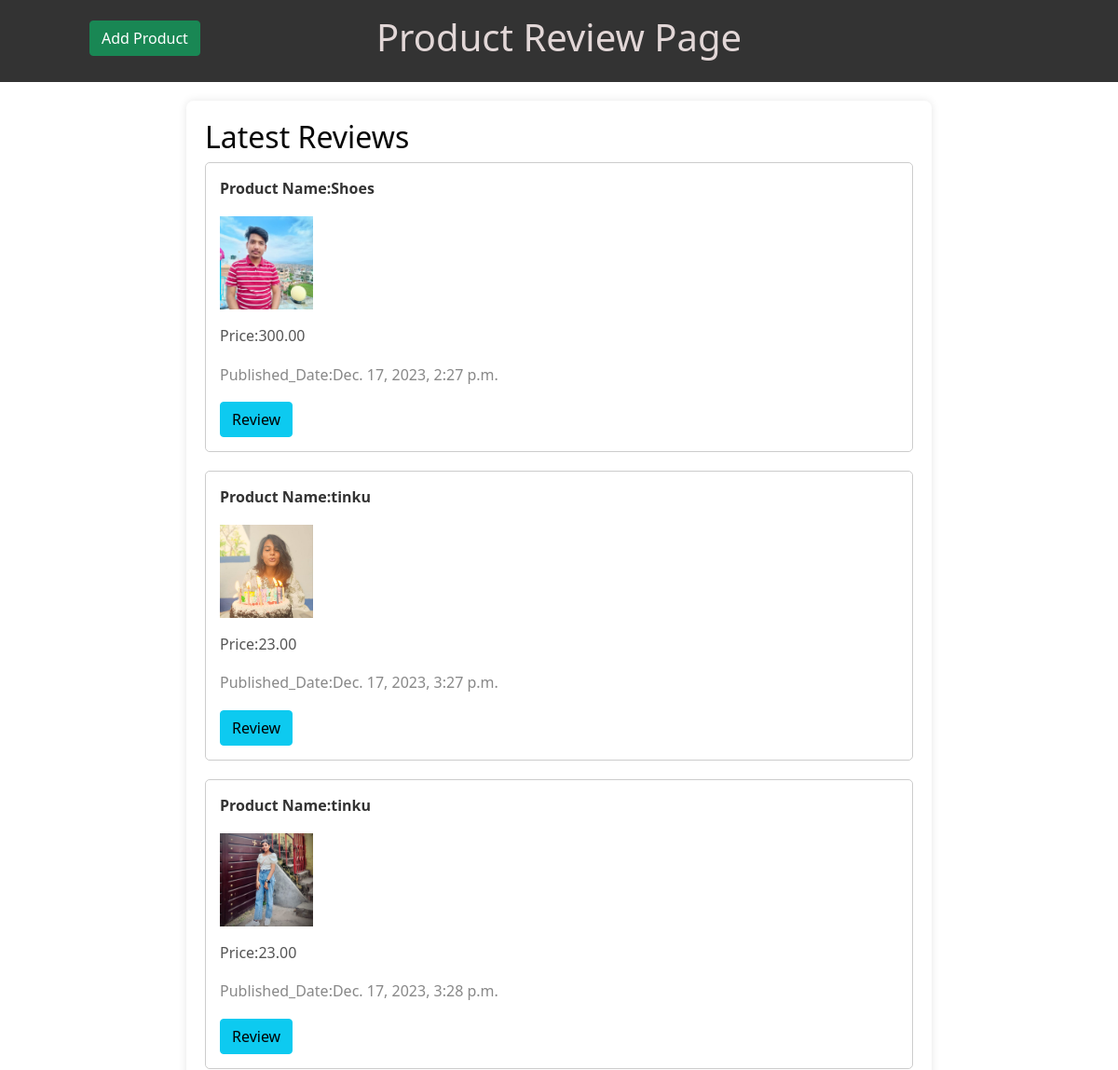
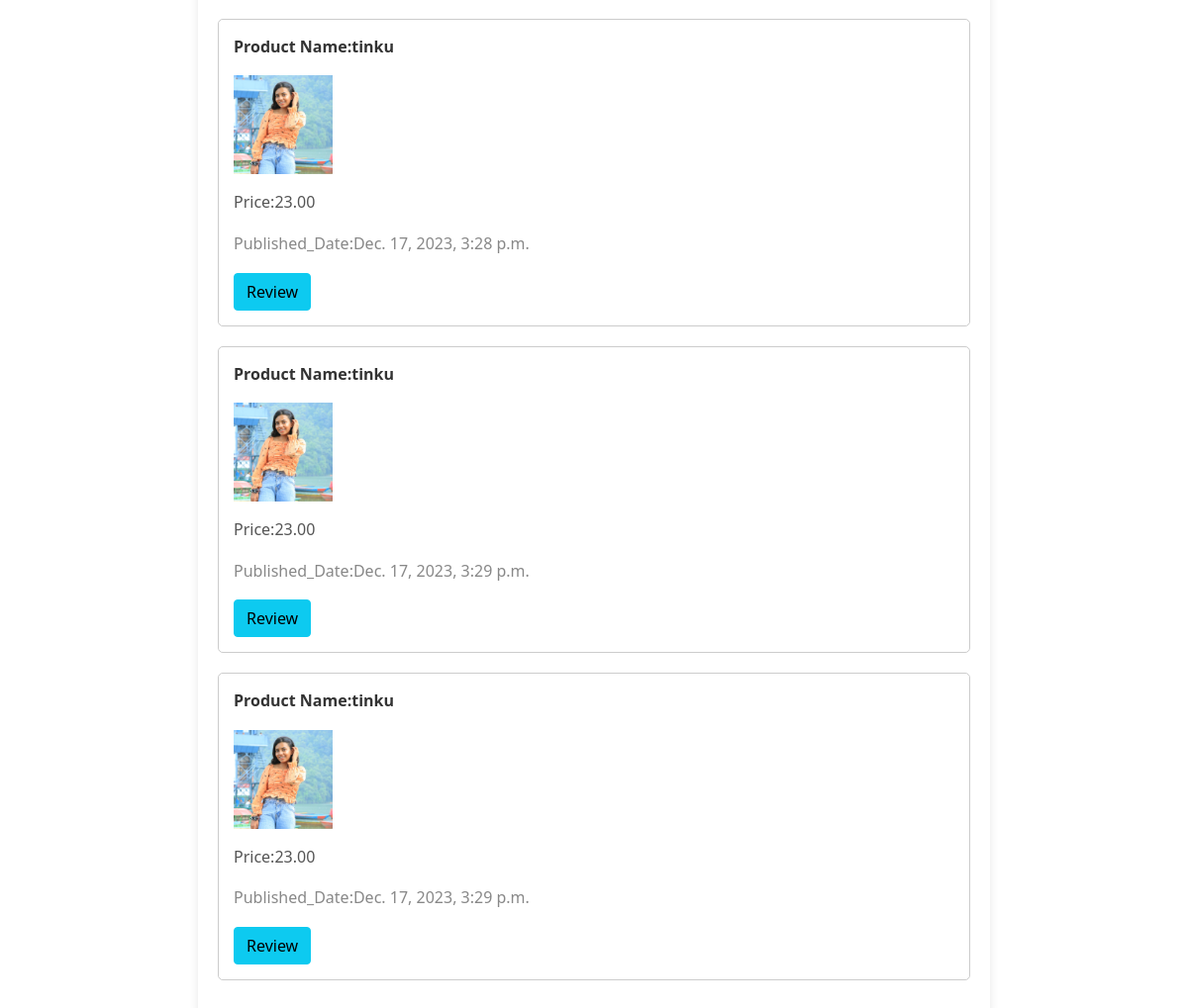
/product/, run on an earlier commit of the app's database (2 pictures, top to bottom).
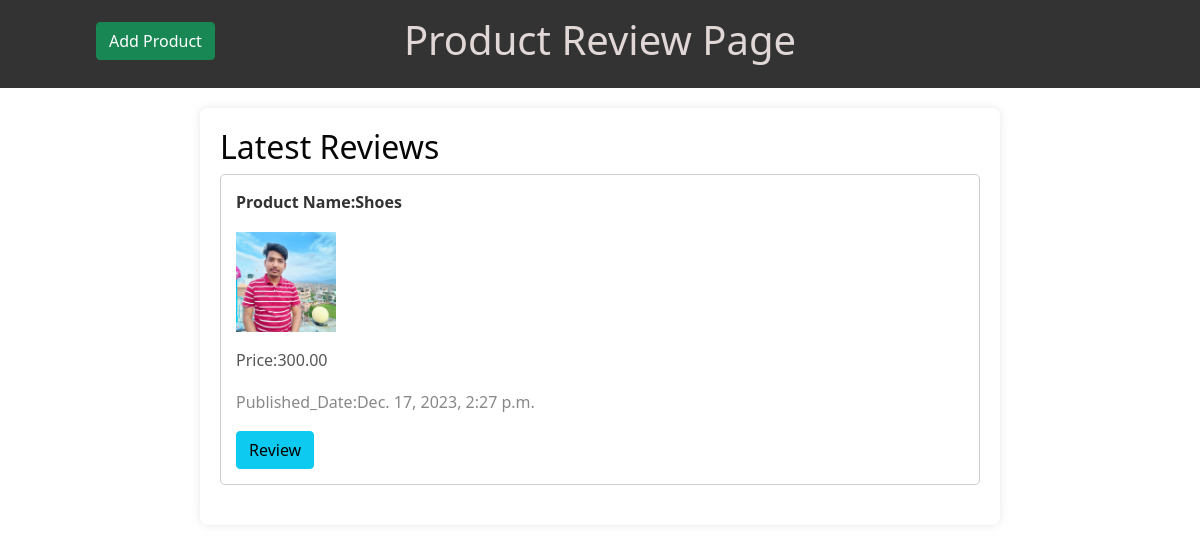
And on a later commit of the database.
### Product_app/models.py (models this page shows, shortened)
class Product(models.Model):
    name=models.CharField(max_length=255)
    price=models.DecimalField(max_digits=5,decimal_places=2)
    desc=models.TextField()
    img=models.ImageField(upload_to='Product_img/')
    created=models.DateTimeField(auto_now_add=True)
    updated=models.DateTimeField(auto_now=True)

### Product_app/views.py (the view)
# urls.py: path('',Product_View,name='Product_View'),
def Product_View(request):
    products=Product.objects.all()
    return render(request,'home.html',{'data':products})

### Product_app/templates/home.html (shortened to what this page needs)
{% extends "base.html" %}
{% block content %}
<header>
    <h1>Product Review Page</h1>
    <a href="{% url "add_product" %}"><button type="button" class="btn btn-success buttonmain">Add Product</button></a>
</header>
<main>
    <h2>Latest Reviews</h2>
{% for p in data %}
    <div class="review">
        <p class="review-author">Product Name:{{p.name}}</p>
        <p class="review-date"><img src={{p.img.url}} height=100px width=100px></p>
        <div class="review-content">
            <p>Price:{{p.price}}</p>
        </div>
        <p class="review-date">Published_Date:{{p.created}}</p>
        <a href="{% url "product_detail" p.id %}"><button type="button" class="btn btn-info">Review</button></a>
    </div>
{% endfor %}
</main>
{% endblock %}

### Product_app/templates/base.html (shortened to what this page needs)
{% load static %}
<!doctype html>
<html lang="en">
  <head>
    <link rel="stylesheet" href="{% static 'style.css' %}">
    <link href="https://cdn.jsdelivr.net/npm/bootstrap@5.0.2/dist/css/bootstrap.min.css" rel="stylesheet">
  </head>
  <body>
    {% block content %}
    {% endblock %}
  </body>
</html>

### static/style.css (style rules this page uses)
body { font-family: 'Arial', sans-serif; margin: 0; padding: 0; background-color: #f5f5f5; }
header { background-color: #333; color: rgb(255, 255, 255); text-align: center; padding: 1em; }
.buttonmain { float: left; margin-top: -50px; margin-left: 80px; }
main { max-width: 800px; margin: 20px auto; padding: 20px; background-color: white; box-shadow: 0 0 10px rgba(0, 0, 0, 0.1); border-radius: 8px; }
h1 { color: #e2d7d7; }
h2 { color: #060606; }
p { line-height: 1.6; color: #555; }
.review { border: 1px solid #ccc; padding: 15px; margin-bottom: 20px; border-radius: 5px; }
.review-author { font-weight: bold; color: #333; }
.review-date { color: #888; }
.review-content { margin-top: 10px; }

What changed in the data, as far as the page shows it:
removed Product: name "tinku", img (picture), price "23.00", created "Dec. 17, 2023, 3:27 p.m."
removed Product: name "tinku", img (picture), price "23.00", created "Dec. 17, 2023, 3:28 p.m."
removed Product: name "tinku", img (picture), price "23.00", created "Dec. 17, 2023, 3:28 p.m."
removed Product: name "tinku", img (picture), price "23.00", created "Dec. 17, 2023, 3:29 p.m."
removed Product: name "tinku", img (picture), price "23.00", created "Dec. 17, 2023, 3:29 p.m."
